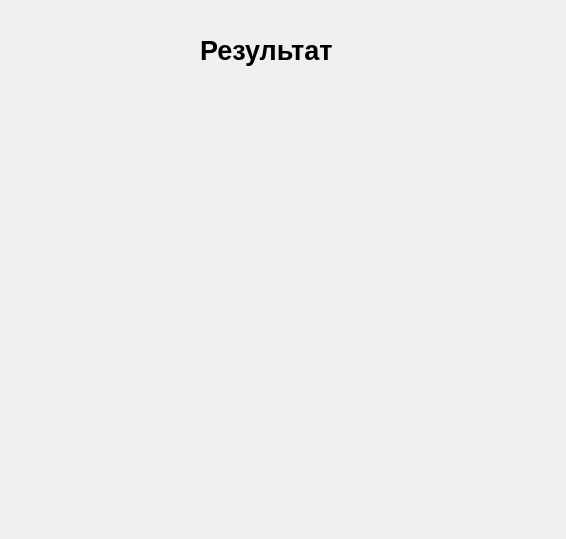
<?xml version="1.0" encoding="UTF-8"?>
<ui version="4.0">
 <class>Dialog</class>
 <widget class="QDialog" name="Dialog">
  <property name="geometry">
   <rect>
    <x>0</x>
    <y>0</y>
    <width>566</width>
    <height>539</height>
   </rect>
  </property>
  <property name="windowTitle">
   <string>Dialog</string>
  </property>
  <widget class="QLabel" name="label">
   <property name="geometry">
    <rect>
     <x>200</x>
     <y>20</y>
     <width>151</width>
     <height>61</height>
    </rect>
   </property>
   <property name="font">
    <font>
     <pointsize>20</pointsize>
     <weight>75</weight>
     <bold>true</bold>
    </font>
   </property>
   <property name="text">
    <string>Результат</string>
   </property>
  </widget>
 </widget>
 <resources/>
 <connections/>
</ui>
